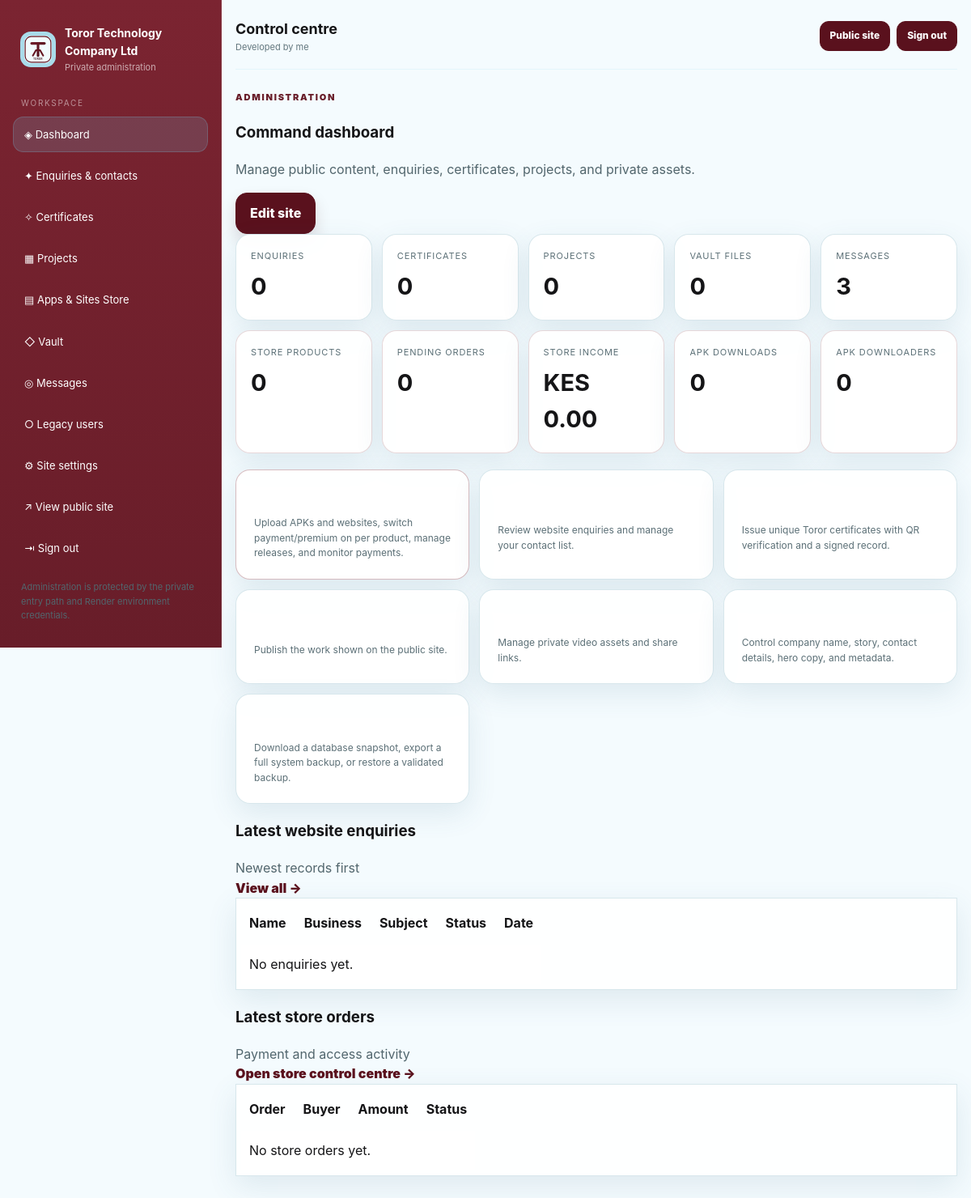
The page /admin/dashboard (signed in) on the database its author committed.
### tables this page shows
CREATE TABLE settings (
        key TEXT PRIMARY KEY,
        value TEXT NOT NULL
    );

### app.py (the view)
@app.route('/admin/dashboard')
@admin_required
def admin_dashboard():
    stats = {
        'users': query_one('SELECT COUNT(*) c FROM users')['c'],
        'contacts': query_one('SELECT COUNT(*) c FROM contacts')['c'],
        'projects': query_one('SELECT COUNT(*) c FROM projects')['c'],
        'vault': query_one('SELECT COUNT(*) c FROM vault_files')['c'],
        'messages': query_one('SELECT COUNT(*) c FROM chat_messages')['c'],
        'certificates': query_one('SELECT COUNT(*) c FROM certificates')['c'],
        'store_products': query_one('SELECT COUNT(*) c FROM store_products')['c'],
        'store_pending': query_one("SELECT COUNT(*) c FROM store_orders WHERE status='pending'")['c'],
        'store_income': query_one('SELECT COALESCE(SUM(amount),0) c FROM accounting_entries')['c'],
        'store_downloads': query_one('SELECT COUNT(*) c FROM store_download_events')['c'],
        'store_downloaders': query_one('SELECT COUNT(DISTINCT buyer_phone) c FROM store_download_events')['c'],
    }
    recent_users = query_all('SELECT * FROM users ORDER BY id DESC LIMIT 8')
    recent_contacts = query_all('SELECT * FROM contacts ORDER BY id DESC LIMIT 8')
    recent_orders = query_all('SELECT * FROM store_orders ORDER BY id DESC LIMIT 8')
    return render_template('admin_dashboard.html', stats=stats, recent_users=recent_users, recent_contacts=recent_contacts, recent_orders=recent_orders, admin_name=get_admin_name())

### app.py (called while the page is built, shortened)
def get_db():
    if 'db' not in g:
        conn = sqlite3.connect(DB_PATH)
        conn.row_factory = sqlite3.Row
        g.db = conn
    return g.db

def _env_value(name, *fallbacks):
    for key in (name, *fallbacks):
        value = os.environ.get(key)
        if value is None:
            continue
        value = value.strip()
        if len(value) >= 2 and value[0] == value[-1] and value[0] in {"'", '"'}:
            value = value[1:-1]
        if value:
            return value
    return ''

def get_admin_name():
    return _env_value('ADMIN_NAME', 'ADMIN_USERNAME', 'ADMIN_USER')

def query_one(sql, args=()):
    return get_db().execute(sql, args).fetchone()

def query_all(sql, args=()):
    return get_db().execute(sql, args).fetchall()

def get_setting(key, default=''):
    row = query_one('SELECT value FROM settings WHERE key=?', (key,))
    return row['value'] if row else default

def is_admin():
    return session.get('admin_logged_in') is True

def user_display_name():
    if is_admin():
        return get_setting('developer_name', 'Team') or 'Team'

def admin_required(fn):
    @wraps(fn)
    def wrapper(*args, **kwargs):
        if not is_admin():
            return redirect(url_for('admin_entry'))
        return fn(*args, **kwargs)
    return wrapper

@app.before_request
def protect_admin_routes():
    path = request.path or ''
    if path == '/promise212324' or path.startswith('/admin') or path.startswith('/api/admin'):
        if path in {'/promise212324'}:
            return None
        if not is_admin():
            return redirect(url_for('admin_entry'))
    return None

def store_cart_products():
    raw = session.get('store_cart') or []
    ids = []
    if ids != raw:
        session['store_cart'] = ids
        session.modified = True
    if not ids:
        return []

def public_logo():
    logo = get_setting('logo_path', '/static/default-logo.svg')
    return logo if logo else '/static/default-logo.svg'

@app.after_request
def add_cache_headers(resp):
    if request.path.startswith('/static/'):
        resp.headers['Cache-Control'] = 'public, max-age=31536000, immutable'
    else:
        resp.headers['Cache-Control'] = 'no-store'
    return resp

### templates/admin_dashboard.html
{% extends 'base.html' %}
{% set title = 'Dashboard | ' ~ site_name %}
{% block content %}
<section class="section admin-section"><div class="section-head"><div><span class="section-kicker">Administration</span><h3>Command dashboard</h3><p class="muted">Manage public content, enquiries, certificates, projects, and private assets.</p></div><a class="btn" href="/admin/settings">Edit site</a></div>
<div class="admin-stat-grid"><div class="mini-stat"><span>Enquiries</span><strong>{{ stats.contacts }}</strong></div><div class="mini-stat"><span>Certificates</span><strong>{{ stats.certificates }}</strong></div><div class="mini-stat"><span>Projects</span><strong>{{ stats.projects }}</strong></div><div class="mini-stat"><span>Vault files</span><strong>{{ stats.vault }}</strong></div><div class="mini-stat"><span>Messages</span><strong>{{ stats.messages }}</strong></div><div class="mini-stat store-stat"><span>Store products</span><strong>{{ stats.store_products }}</strong></div><div class="mini-stat store-stat"><span>Pending orders</span><strong>{{ stats.store_pending }}</strong></div><div class="mini-stat store-stat"><span>Store income</span><strong>KES {{ '%.2f'|format(stats.store_income or 0) }}</strong></div><div class="mini-stat store-stat"><span>APK downloads</span><strong>{{ stats.store_downloads }}</strong></div><div class="mini-stat store-stat"><span>APK downloaders</span><strong>{{ stats.store_downloaders }}</strong></div></div>
<div class="admin-action-grid"><a class="admin-action-card featured store-action-card" href="/admin/store"><strong>Apps & Sites Store</strong><span>Upload APKs and websites, switch payment/premium on per product, manage releases, and monitor payments.</span></a><a class="admin-action-card" href="/admin/contacts"><strong>Enquiries & contacts</strong><span>Review website enquiries and manage your contact list.</span></a><a class="admin-action-card featured" href="/admin/certificates"><strong>Certificate studio</strong><span>Issue unique Toror certificates with QR verification and a signed record.</span></a><a class="admin-action-card" href="/admin/projects"><strong>Projects</strong><span>Publish the work shown on the public site.</span></a><a class="admin-action-card" href="/admin/vault"><strong>Private vault</strong><span>Manage private video assets and share links.</span></a><a class="admin-action-card" href="/admin/settings"><strong>Site identity</strong><span>Control company name, story, contact details, hero copy, and metadata.</span></a><a class="admin-action-card featured" href="/admin/settings#backup"><strong>Backups & recovery</strong><span>Download a database snapshot, export a full system backup, or restore a validated backup.</span></a></div>
<div class="section"><div class="section-head"><div><h3>Latest website enquiries</h3><span class="muted">Newest records first</span></div><a class="text-link" href="/admin/contacts">View all →</a></div><div class="card table-card"><table class="table compact"><thead><tr><th>Name</th><th>Business</th><th>Subject</th><th>Status</th><th>Date</th></tr></thead><tbody>{% for contact in recent_contacts %}<tr><td>{{ contact.name }}</td><td>{{ contact.company or '—' }}</td><td>{{ contact.subject or 'General enquiry' }}</td><td>{{ contact.status }}</td><td>{{ contact.created_at[:10] }}</td></tr>{% else %}<tr><td colspan="5">No enquiries yet.</td></tr>{% endfor %}</tbody></table></div></div>
</section>
<section class="section"><div class="section-head"><div><h3>Latest store orders</h3><span class="muted">Payment and access activity</span></div><a class="text-link" href="/admin/store#orders">Open store control centre →</a></div><div class="card table-card"><table class="table compact"><thead><tr><th>Order</th><th>Buyer</th><th>Amount</th><th>Status</th></tr></thead><tbody>{% for order in recent_orders %}<tr><td>{{ order.order_code }}</td><td>{{ order.buyer_name }}<span class="table-sub">{{ order.buyer_phone }}</span></td><td>KES {{ '%.2f'|format(order.amount_expected or 0) }}</td><td><span class="badge status-{{ order.status }}">{{ order.status|replace('_',' ')|title }}</span></td></tr>{% else %}<tr><td colspan="4">No store orders yet.</td></tr>{% endfor %}</tbody></table></div></section>
{% endblock %}

### templates/base.html (shortened to what this page needs)
<!doctype html>
<html lang="en">
<head>
  <link rel="stylesheet" href="/static/css/style.css?v=9">
</head>
<body class="{% if is_admin() and request.path.startswith('/admin') %}admin-mode{% else %}public-mode{% endif %}">
{% if is_admin() and request.path.startswith('/admin') %}
  <div class="admin-shell">
    <aside class="sidebar admin-sidebar" id="admin-sidebar">
      <a class="brand admin-brand" href="/admin/dashboard"><img src="{{ logo_path }}" alt="{{ site_name }} logo"><div><strong>{{ site_name }}</strong><span>Private administration</span></div></a>
      <div class="sidebar-label">Workspace</div>
      <nav class="nav admin-nav" aria-label="Admin navigation">
        <a href="/admin/dashboard" class="{{ 'active' if request.path == '/admin/dashboard' else '' }}">◈ Dashboard</a>
        <a href="/admin/contacts" class="{{ 'active' if '/admin/contacts' in request.path else '' }}">✦ Enquiries & contacts</a>
        <a href="/admin/certificates" class="{{ 'active' if '/admin/certificates' in request.path else '' }}">✧ Certificates</a>
        <a href="/admin/projects" class="{{ 'active' if '/admin/projects' in request.path else '' }}">▦ Projects</a>
        <a href="/admin/store" class="{{ 'active' if '/admin/store' in request.path else '' }}">▤ Apps & Sites Store</a>
        <a href="/admin/vault" class="{{ 'active' if '/admin/vault' in request.path else '' }}">◇ Vault</a>
        <a href="/admin/chat" class="{{ 'active' if '/admin/chat' in request.path else '' }}">◎ Messages</a>
        <a href="/admin/users" class="{{ 'active' if '/admin/users' in request.path else '' }}">○ Legacy users</a>
        <a href="/admin/settings" class="{{ 'active' if request.path == '/admin/settings' else '' }}">⚙ Site settings</a>
        <a href="/" target="_blank" rel="noreferrer">↗ View public site</a>
        <a href="/admin/logout">⇥ Sign out</a>
      </nav>
      <p class="footer-note">Administration is protected by the private entry path and Render environment credentials.</p>
    </aside>
    <main class="admin-main">
      <div class="container admin-container">
        <div class="admin-topbar"><div><strong>Control centre</strong><span>{{ admin_name if admin_name else developer_name }}</span></div><div class="admin-top-actions"><a class="btn small" href="/" target="_blank">Public site</a><a class="btn small" href="/admin/logout">Sign out</a></div></div>
{% endif %}
    {% block content %}{% endblock %}
{% if is_admin() and request.path.startswith('/admin') %}
      </div>
    </main>
  </div>
{% endif %}
</body>
</html>

### rows shown on the page
settings: value (placeholder picture)
settings: value "Toror Technology Company Ltd"
settings: value "Developed by me"

### other values the page prints
{{ stats.contacts }} "0"
{{ stats.certificates }} "0"
{{ stats.projects }} "0"
{{ stats.vault }} "0"
{{ stats.messages }} "3"
{{ stats.store_products }} "0"
{{ stats.store_pending }} "0"
{{ '%.2f'|format(stats.store_income or 0) }} "0.00"
{{ stats.store_downloads }} "0"
{{ stats.store_downloaders }} "0"
